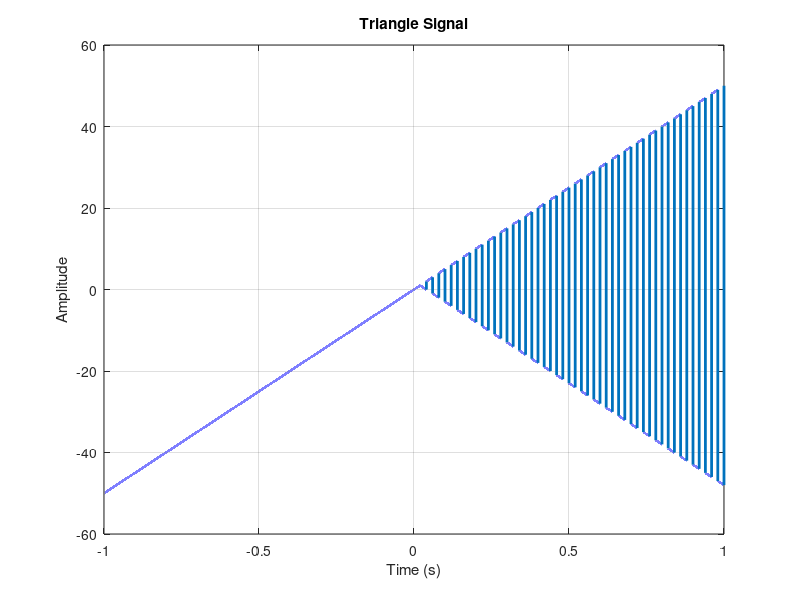
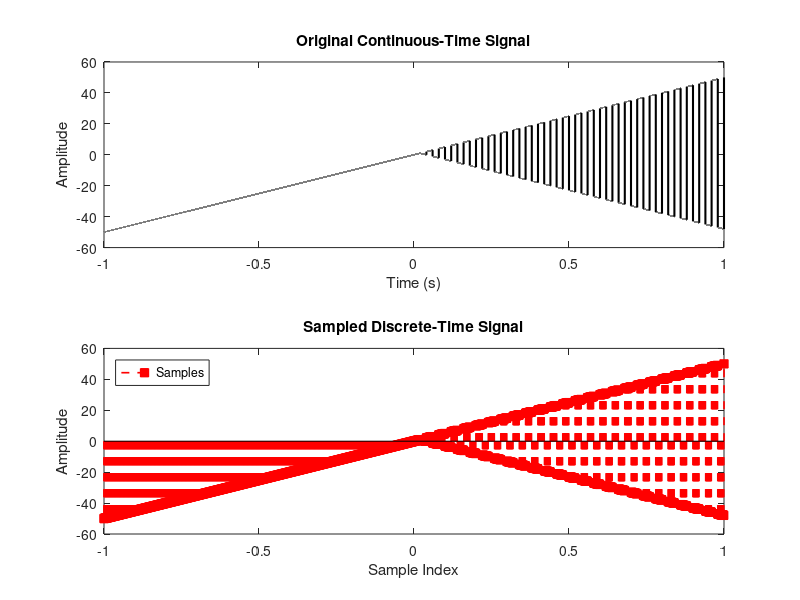
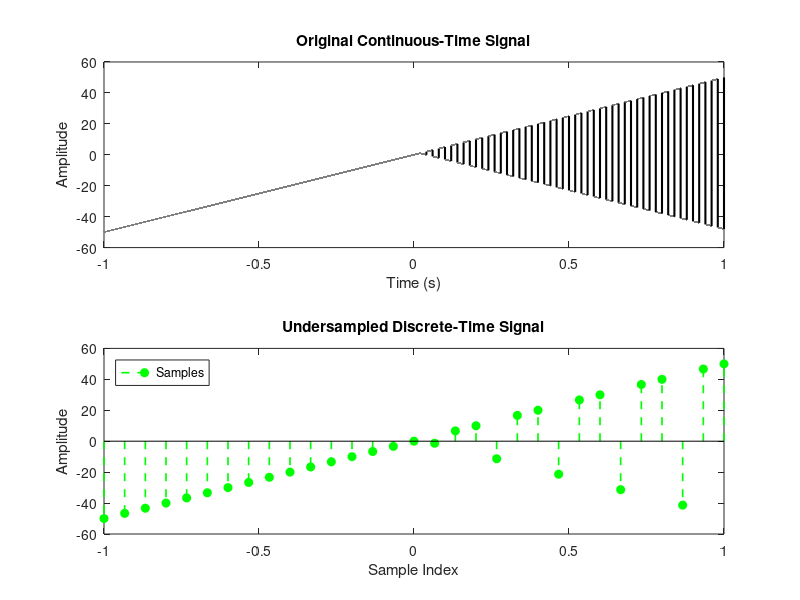
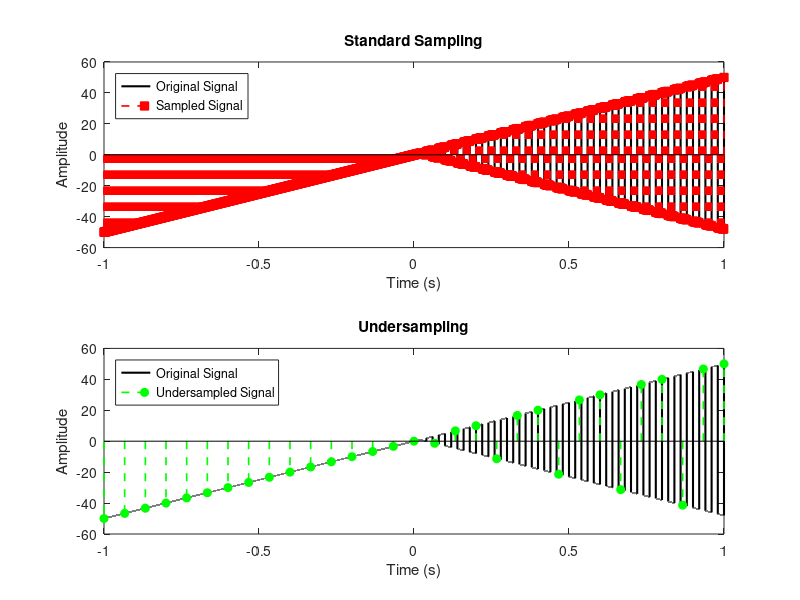

Write the MATLAB code that produced these figures, in order.
clear
close all
clear all

t = -1:0.00001:1;
x = zeros(size(t));

for i = 1:length(t)
    if rem(t(i), 0.04) < 0.02
        x(i) = t(i)/0.02;
    else
        x(i) = -(t(i)-0.04)/0.02;
    end
end

figure('Name','Triangle Signal','NumberTitle','off');
    plot(t,x,'LineWidth',2);
        xlabel('Time (s)'); ylabel('Amplitude');
        title('Triangle Signal');
        grid on;
saveas(gcf,'Triangle_Signal.png');
% A --------------------------------------------------------------------
fs = 1000;
ts = 1/fs;
n = -1:ts:1;
x_sampled = zeros(size(n));

for i = 1:length(n)
    if rem(n(i), 0.04) < 0.02
        x_sampled(i) = n(i)/0.02;
    else
        x_sampled(i) = -(n(i)-0.04)/0.02;
    end
end

figure('Name','Standard Sampling','NumberTitle','off');
        subplot(2,1,1); plot(t,x,'k','LineWidth',1.5); title('Original Continuous-Time Signal'); xlabel('Time (s)'); ylabel('Amplitude');
        subplot(2,1,2); stem(n,x_sampled,'--rs','MarkerFaceColor','r','LineWidth',1.2); title('Sampled Discrete-Time Signal'); xlabel('Sample Index'); ylabel('Amplitude');
            legend('Location','northwest'); legend('Samples');
saveas(gcf,'Standard_Sampling.png');
% B --------------------------------------------------
fs_low = 15;
ts_low = 1/fs_low;
n_low = -1:ts_low:1;
x_undersampled = zeros(size(n_low));

for i = 1:length(n_low)
    if rem(n_low(i), 0.04) < 0.02
        x_undersampled(i) = n_low(i)/0.02;
    else
        x_undersampled(i) = -(n_low(i)-0.04)/0.02;
    end
end

figure('Name','Undersampling','NumberTitle','off');
        subplot(2,1,1); plot(t,x,'k','LineWidth',1.5); title('Original Continuous-Time Signal'); xlabel('Time (s)'); ylabel('Amplitude');
        subplot(2,1,2); stem(n_low,x_undersampled,'--go','MarkerFaceColor','g','LineWidth',1.2); title('Undersampled Discrete-Time Signal'); xlabel('Sample Index'); ylabel('Amplitude');
            legend('Location','northwest'); legend('Samples');
saveas(gcf,'Undersampling.png');
% Compare ---------------------------------
figure('Name','Sampling Comparison','NumberTitle','off');
    subplot(2,1,1); plot(t,x,'k','LineWidth',1.5); hold on;
        stem(n,x_sampled,'--rs','MarkerFaceColor','r','LineWidth',1.2); title('Standard Sampling');
            xlabel('Time (s)'); ylabel('Amplitude'); legend('Original Signal','Sampled Signal','Location','northwest');

    subplot(2,1,2); plot(t,x,'k','LineWidth',1.5); hold on;
        stem(n_low,x_undersampled,'--go','MarkerFaceColor','g','LineWidth',1.2); title('Undersampling');
            xlabel('Time (s)'); ylabel('Amplitude'); legend('Original Signal','Undersampled Signal','Location','northwest');

saveas(gcf,'Sampling_Comparison.png');